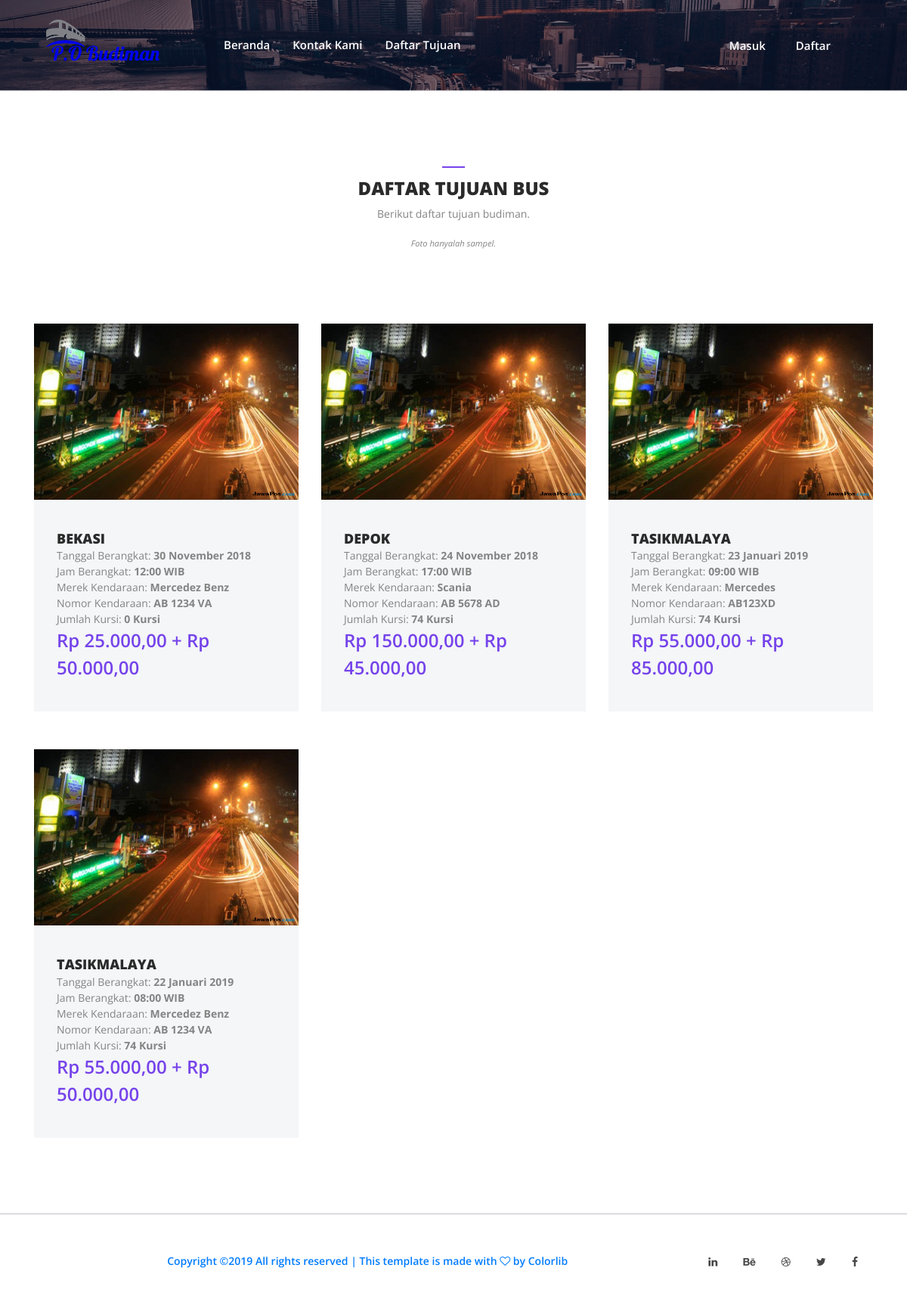
Page /list-tujuan-bus.php on the committed database.
### tables this page shows
CREATE TABLE `jadwal_keberangkatan` (
  `id_jadwal` int(11) NOT NULL,
  `tgl_berangkat` date NOT NULL,
  `jam` varchar(40) NOT NULL,
  `tujuan` varchar(299) NOT NULL,
  `harga` varchar(299) NOT NULL,
  `id_kendaraan` int(11) NOT NULL,
  `jml_kursi` int(3) NOT NULL
);

CREATE TABLE `kendaraan` (
  `id_kendaraan` int(11) NOT NULL,
  `nomor_kendaraan` varchar(100) NOT NULL,
  `merek_kendaraan` varchar(50) NOT NULL,
  `kelas_kendaraan` varchar(50) NOT NULL,
  `harga_kelas` varchar(50) NOT NULL
);

### halo-pelanggan/function/indo_date2.php (called while the page is built)
<?php
function indonesian_date_only ($timestamp = '', $date_format = 'j F Y ') {
	if (trim ($timestamp) == '')
	{
			$timestamp = time ();
	}
	elseif (!ctype_digit ($timestamp))
	{
		$timestamp = strtotime ($timestamp);
	}
	$date_format = preg_replace ("/S/", "", $date_format);
	$pattern = array (
		'/Mon[^day]/','/Tue[^sday]/','/Wed[^nesday]/','/Thu[^rsday]/',
		'/Fri[^day]/','/Sat[^urday]/','/Sun[^day]/','/Monday/','/Tuesday/',
		'/Wednesday/','/Thursday/','/Friday/','/Saturday/','/Sunday/',
		'/Jan[^uary]/','/Feb[^ruary]/','/Mar[^ch]/','/Apr[^il]/','/May/',
		'/Jun[^e]/','/Jul[^y]/','/Aug[^ust]/','/Sep[^tember]/','/Oct[^ober]/',
		'/Nov[^ember]/','/Dec[^ember]/','/January/','/February/','/March/',
		'/April/','/June/','/July/','/August/','/September/','/October/',
		'/November/','/December/',
	);
	$replace = array ( 'Sen','Sel','Rab','Kam','Jum','Sab','Min',
		'Senin','Selasa','Rabu','Kamis','Jumat','Sabtu','Minggu',
		'Jan','Feb','Mar','Apr','Mei','Jun','Jul','Ags','Sep','Okt','Nov','Des',
		'Januari','Februari','Maret','April','Juni','Juli','Agustus','Sepember',
		'Oktober','November','Desember',
	);
	$date = date ($date_format, $timestamp);
	$date = preg_replace ($pattern, $replace, $date);
	$date = "{$date}";
	return $date;
}
?>

### halo-pelanggan/function/indo_date3.php (called while the page is built)
<?php
function indonesian_hour_only ($timestamp = '', $date_format = 'H:i', $suffix = 'WIB') {
	if (trim ($timestamp) == '')
	{
			$timestamp = time ();
	}
	elseif (!ctype_digit ($timestamp))
	{
		$timestamp = strtotime ($timestamp);
	}
	$date_format = preg_replace ("/S/", "", $date_format);
	$pattern = array (
		'/Mon[^day]/','/Tue[^sday]/','/Wed[^nesday]/','/Thu[^rsday]/',
		'/Fri[^day]/','/Sat[^urday]/','/Sun[^day]/','/Monday/','/Tuesday/',
		'/Wednesday/','/Thursday/','/Friday/','/Saturday/','/Sunday/',
		'/Jan[^uary]/','/Feb[^ruary]/','/Mar[^ch]/','/Apr[^il]/','/May/',
		'/Jun[^e]/','/Jul[^y]/','/Aug[^ust]/','/Sep[^tember]/','/Oct[^ober]/',
		'/Nov[^ember]/','/Dec[^ember]/','/January/','/February/','/March/',
		'/April/','/June/','/July/','/August/','/September/','/October/',
		'/November/','/December/',
	);
	$replace = array ( 'Sen','Sel','Rab','Kam','Jum','Sab','Min',
		'Senin','Selasa','Rabu','Kamis','Jumat','Sabtu','Minggu',
		'Jan','Feb','Mar','Apr','Mei','Jun','Jul','Ags','Sep','Okt','Nov','Des',
		'Januari','Februari','Maret','April','Juni','Juli','Agustus','Sepember',
		'Oktober','November','Desember',
	);
	$date = date ($date_format, $timestamp);
	$date = preg_replace ($pattern, $replace, $date);
	$date = "{$date} {$suffix}";
	return $date;
}
?>

### halo-pelanggan/function/rupiah.php (called while the page is built)
<?php
function rupiah($angka){
	$hasil_rupiah = "Rp " . number_format($angka,2,',','.');
	return $hasil_rupiah;
}
?>

### list-tujuan-bus.php (the view, shortened to what this page needs)
<?php
require 'halo-pelanggan/function/indo_date2.php';
require 'halo-pelanggan/function/indo_date3.php';
require 'halo-pelanggan/function/rupiah.php';
?>
<!DOCTYPE html>
<html lang="en">
<head>
    <link href="style.css" rel="stylesheet">
    <link href="css/responsive/responsive.css" rel="stylesheet">
</head>
<body>
    <header class="header_area" id="header">
        <div class="container-fluid h-100">
            <div class="row h-100">
                <div class="col-12 h-100">
                    <nav class="h-100 navbar navbar-expand-lg">
                        <a class="navbar-brand" href="./"><img src="img/budiman.png" alt="P.O Budiman" width="150" height="150"></a>
                        <div class="collapse navbar-collapse" id="dorneNav">
                            <ul class="navbar-nav mr-auto" id="dorneMenu">
                                <li class="nav-item">
                                    <a class="nav-link" href="./">Beranda</a>
                                </li>
                                <li class="nav-item">
                                    <a class="nav-link" href="kontak-kami.php">Kontak Kami</a>
                                </li>
								<li class="nav-item">
                                    <a class="nav-link" href="list-tujuan-bus.php">Daftar Tujuan</a>
                                </li>
                            </ul>
                            <div class="dorne-signin-btn">
                                <a href="masuk/">Masuk</a>
                            </div>
                            <div class="dorne-signin-btn">
                                <a href="daftar/">Daftar</a>
                            </div>
                        </div>
                    </nav>
                </div>
            </div>
        </div>
    </header>
    <div class="breadcumb-area bg-img bg-overlay" style="background-image: url(img/bg-img/hero-1.jpg)"></div>
    <section class="dorne-listing-destinations-area section-padding-100-50">
        <div class="container">
            <div class="row">
                <div class="col-12">
                    <div class="section-heading dark text-center">
                        <span></span>
                        <h4>Daftar Tujuan Bus</h4>
                        <p>Berikut daftar tujuan budiman.</p><br/>
						<p><small><i>Foto hanyalah sampel.</i></small></p>
                    </div>
                </div>
            </div>
            <div class="row">
				<?php
				require 'halo-pelanggan/function/kon.php';
$query = mysqli_query($kon, "select jadwal_keberangkatan.*, kendaraan.* from jadwal_keberangkatan join kendaraan on jadwal_keberangkatan.id_kendaraan=kendaraan.id_kendaraan order by jadwal_keberangkatan.id_jadwal") or die("Gagal query");
while ($r = mysqli_fetch_assoc($query)) { ?>
                <div class="col-12 col-sm-6 col-lg-4">
                    <div class="single-features-area mb-50">
					<img src="img/depok.jpeg" alt="" width="500" height="500">
                        <div class="feature-content d-flex align-items-center justify-content-between">
                            <div class="feature-title">
                                <h5><?= $r['tujuan']; ?></h5>
                                <p>Tanggal Berangkat: <b><?= indonesian_date_only($r['tgl_berangkat']); ?></b><br/>
                								Jam Berangkat: <b><?= indonesian_hour_only($r['jam']); ?></b><br/>
                								Merek Kendaraan: <b><?= $r['merek_kendaraan']; ?></b><br/>
                                Nomor Kendaraan: <b><?= $r['nomor_kendaraan']; ?></b><br/>
                                Jumlah Kursi: <b><?= $r['jml_kursi']; ?> Kursi</b><br/>
								<div class="feature-favourite">
                              <a href="#"><?= rupiah($r['harga']); ?> + <?= rupiah($r['harga_kelas']); ?>
								</div>
                            </div>
                        </div>
                    </div>
                </div>
<?php } ?>
            </div>
        </div>
    </section>
    <footer class="dorne-footer-area">
        <div class="container-fluid">
            <div class="row">
                <div class="col-12 d-md-flex align-items-center justify-content-between">
                    <div class="footer-text">
                        <p>
Copyright &copy;<script>document.write(new Date().getFullYear());</script> All rights reserved | This template is made with <i class="fa fa-heart-o" aria-hidden="true"></i> by <a href="https://colorlib.com" target="_blank">Colorlib</a>
                        </p>
                    </div>
                    <div class="footer-social-btns">
                        <a href="#"><i class="fa fa-linkedin" aria-haspopup="true"></i></a>
                        <a href="#"><i class="fa fa-behance" aria-hidden="true"></i></a>
                        <a href="#"><i class="fa fa-dribbble" aria-hidden="true"></i></a>
                        <a href="#"><i class="fa fa-twitter" aria-haspopup="true"></i></a>
                        <a href="#"><i class="fa fa-facebook" aria-haspopup="true"></i></a>
                    </div>
                </div>
            </div>
        </div>
    </footer>
</body>
</html>

### style.css (style rules this page uses)
* { margin: 0; padding: 0; }
body { font-family: 'Open Sans', sans-serif; }
h1, h2, h3, h4, h5, h6 { font-family: 'Open Sans', sans-serif; font-weight: 600; color: #2a2a2a; line-height: 1.3; }
p { color: #848484; font-size: 14px; line-height: 1.5; font-weight: 400; }
.section-padding-100-50 { padding-top: 100px; padding-bottom: 50px; }
img { max-width: 100%; height: auto; }
.mb-50 { margin-bottom: 50px; }
ul, ol { margin: 0; padding: 0; }
a, a:hover, a:focus, a:active { text-decoration: none; -webkit-transition-duration: 500ms; transition-duration: 500ms; outline: none; font-weight: 600; }
li { list-style: none; }
.section-heading { position: relative; z-index: 1; margin-bottom: 100px; }
.section-heading span { width: 30px; height: 2px; background-color: #fff; margin: 0 auto 15px; display: block; }
.section-heading h4 { font-weight: 800; line-height: 1; color: #fff; margin-bottom: 15px; text-transform: uppercase; }
.section-heading p { line-height: 1; color: #fff; margin-bottom: 0; }
.section-heading.dark span { background-color: #7643ea; }
.section-heading.dark h4 { color: #2a2a2a; }
.section-heading.dark p { color: #848484; }
.bg-img { background-position: center center; background-size: cover; }
.bg-overlay, .bg-overlay-9 { position: relative; z-index: 1; }
.bg-overlay:after, .bg-overlay-9:after { content: ''; position: absolute; width: 100%; height: 100%; top: 0; left: 0; background-color: rgba(14, 2, 35, 0.5); z-index: -1; }
.header_area { position: fixed; width: 100%; z-index: 9999; height: 120px; top: 0; left: 0; z-index: 99; -webkit-transition-duration: 700ms; transition-duration: 700ms; border-bottom: 1px solid rgba(255, 255, 255, 0.4); padding: 0 30px; }
.navbar-brand { color: #fff; font-size: 24px; font-weight: 700; margin-right: 70px; }
.navbar-expand-lg .navbar-nav .nav-link { padding-right: 15px; padding-left: 15px; color: #fff; font-size: 15px; }
.dorne-search-btn > a, .dorne-signin-btn > a { color: #fff; display: inline-block; margin-right: 40px; font-size: 15px; }
.single-features-area { position: relative; z-index: 1; background-color: #f4f6f8; -webkit-transition-duration: 500ms; transition-duration: 500ms; }
.feature-content { padding: 40px 30px; }
.feature-content .feature-title h5 { font-size: 18px; font-weight: 800; text-transform: uppercase; margin-bottom: 0; -webkit-transition-duration: 500ms; transition-duration: 500ms; }
.feature-content .feature-title p { font-size: 14px; margin-bottom: 0; -webkit-transition-duration: 500ms; transition-duration: 500ms; }
.feature-favourite > a { color: #7643ea; font-size: 24px; }
.dorne-footer-area { padding: 50px 35px; border-top: 1px solid #bec0cc; }
.footer-text p { font-size: 14px; font-weight: 700; margin-bottom: 0; }
.footer-social-btns > a { display: inline-block; color: #464646; padding: 0 15px; font-size: 14px; }
.breadcumb-area { height: 120px; position: relative; z-index: 1; }

### rows in the picture
jadwal_keberangkatan: tujuan "BEKASI", tgl_berangkat "30 November 2018", jam "12:00 WIB", id_kendaraan.merek_kendaraan "Mercedez Benz", id_kendaraan.nomor_kendaraan "AB 1234 VA", jml_kursi "0", harga "Rp 25.000,00", id_kendaraan.harga_kelas "Rp 50.000,00"
jadwal_keberangkatan: tujuan "DEPOK", tgl_berangkat "24 November 2018", jam "17:00 WIB", id_kendaraan.merek_kendaraan "Scania", id_kendaraan.nomor_kendaraan "AB 5678 AD", jml_kursi "74", harga "Rp 150.000,00", id_kendaraan.harga_kelas "Rp 45.000,00"
jadwal_keberangkatan: tujuan "TASIKMALAYA", tgl_berangkat "23 Januari 2019", jam "09:00 WIB", id_kendaraan.merek_kendaraan "Mercedes", id_kendaraan.nomor_kendaraan "AB123XD", jml_kursi "74", harga "Rp 55.000,00", id_kendaraan.harga_kelas "Rp 85.000,00"
jadwal_keberangkatan: tujuan "TASIKMALAYA", tgl_berangkat "22 Januari 2019", jam "08:00 WIB", id_kendaraan.merek_kendaraan "Mercedez Benz", id_kendaraan.nomor_kendaraan "AB 1234 VA", jml_kursi "74", harga "Rp 55.000,00", id_kendaraan.harga_kelas "Rp 50.000,00"
